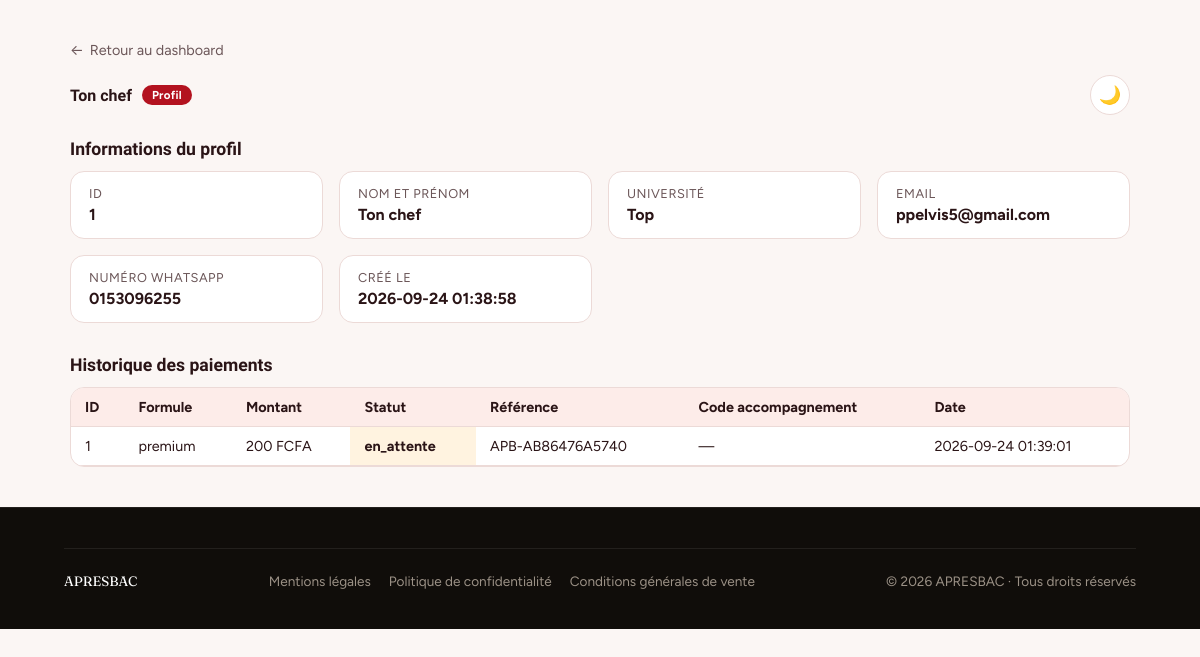
The app's page /admin/profil.php?id=1 (signed in) with its own data.
### tables this page shows
CREATE TABLE `profils_accompagnement` (
  `id` int NOT NULL AUTO_INCREMENT,
  `guest_token` varchar(255) DEFAULT NULL,
  `nom_complet` varchar(191) NOT NULL DEFAULT '',
  `universite` varchar(191) DEFAULT NULL,
  `email` varchar(255) DEFAULT NULL,
  `numero_whatsapp` varchar(20) DEFAULT NULL,
  `created_at` timestamp NULL DEFAULT CURRENT_TIMESTAMP,
  PRIMARY KEY (`id`),
  KEY `idx_guest_token` (`guest_token`)
);

CREATE TABLE `paiements` (
  `id` int NOT NULL AUTO_INCREMENT,
  `guest_token` varchar(255) DEFAULT NULL,
  `formule_id` int DEFAULT NULL,
  `montant` int NOT NULL,
  `statut` enum('en_attente','reussi','echoue','annule') NOT NULL DEFAULT 'en_attente',
  `reference` varchar(100) NOT NULL,
  `saspay_session_id` varchar(64) DEFAULT NULL,
  `code_accompagnement` varchar(20) DEFAULT NULL,
  `pdf_genere` tinyint(1) NOT NULL DEFAULT '0',
  `pdf_path` varchar(255) DEFAULT NULL,
  `created_at` timestamp NULL DEFAULT CURRENT_TIMESTAMP,
  `updated_at` timestamp NULL DEFAULT CURRENT_TIMESTAMP ON UPDATE CURRENT_TIMESTAMP,
  PRIMARY KEY (`id`),
  UNIQUE KEY `reference` (`reference`),
  UNIQUE KEY `uniq_code_accompagnement` (`code_accompagnement`),
  KEY `fk_paiements_formule` (`formule_id`),
  KEY `idx_guest_token` (`guest_token`),
  KEY `idx_paiements_reference` (`reference`),
  KEY `idx_paiements_saspay_session` (`saspay_session_id`),
  CONSTRAINT `fk_paiements_formule` FOREIGN KEY (`formule_id`) REFERENCES `formules` (`id`)
);

CREATE TABLE `formules` (
  `id` int NOT NULL AUTO_INCREMENT,
  `code` enum('premium','vip','gold') NOT NULL,
  `nom` varchar(50) NOT NULL,
  `prix` int NOT NULL,
  `avantages` json NOT NULL,
  `places_totales` int NOT NULL,
  `places_restantes` int NOT NULL,
  `actif` tinyint(1) NOT NULL DEFAULT '1',
  PRIMARY KEY (`id`),
  UNIQUE KEY `code` (`code`)
);

### admin/profil.php (the view, shortened to what this page needs)
<?php
$profilId = (int) ($_GET['id'] ?? 0);
$pdo = Database::getConnection();
$stmt = $pdo->prepare('SELECT * FROM profils_accompagnement WHERE id = ?');
$stmt->execute([$profilId]);
$profil = $stmt->fetch();
$stmtPaiements = $pdo->prepare('
    SELECT p.*, f.nom AS formule_nom
    FROM paiements p
    JOIN formules f ON f.id = p.formule_id
    WHERE p.guest_token = ?
    ORDER BY p.created_at DESC
');
$stmtPaiements->execute([$profil['guest_token']]);
$paiements = $stmtPaiements->fetchAll();
$labels = [
    'id' => 'ID',
    'nom_complet' => 'Nom et prénom',
    'universite' => 'Université',
    'email' => 'Email',
    'numero_whatsapp' => 'Numéro WhatsApp',
    'created_at' => 'Créé le',
];
require_once __DIR__ . '/../includes/header.php';
?>
<div class="admin-wrap">
    <a href="/admin/dashboard.php" class="admin-retour">
        <span aria-hidden="true">←</span> Retour au dashboard
    </a>
    <div class="admin-header">
        <p class="admin-brand"><?= htmlspecialchars(trim($profil['nom_complet'])) ?> <span class="admin-brand-tag">Profil</span></p>
        <div class="admin-nav">
            <button type="button" class="theme-toggle" id="themeToggle" title="Changer de thème">🌙</button>
        </div>
    </div>
    <p class="admin-section-title">Informations du profil</p>
    <div class="admin-detail-grid">
        <?php foreach ($labels as $champ => $label): ?>
            <div class="admin-detail-item">
                <p class="admin-detail-label"><?= htmlspecialchars($label) ?></p>
                <p class="admin-detail-value">
                    <?php
                        $valeur = $profil[$champ] ?? null;
                        echo ($valeur === null || $valeur === '') ? '—' : htmlspecialchars((string) $valeur);
                    ?>
                </p>
            </div>
        <?php endforeach; ?>
    </div>
    <p class="admin-section-title">Historique des paiements</p>
    <div class="admin-table-wrap">
        <table class="admin-table">
            <thead>
                <tr><th>ID</th><th>Formule</th><th>Montant</th><th>Statut</th><th>Référence</th><th>Code accompagnement</th><th>Date</th></tr>
            </thead>
            <tbody>
                <?php if (empty($paiements)): ?>
                <tr><td colspan="7">Aucun paiement pour ce profil.</td></tr>
                <?php else: ?>
                    <?php foreach ($paiements as $p): ?>
                    <tr>
                        <td><?= $p['id'] ?></td>
                        <td><?= htmlspecialchars($p['formule_nom']) ?></td>
                        <td><?= number_format((float) $p['montant'], 0, ',', ' ') ?> FCFA</td>
                        <td class="statut-<?= htmlspecialchars($p['statut']) ?>"><?= htmlspecialchars($p['statut']) ?></td>
                        <td><?= htmlspecialchars($p['reference']) ?></td>
                        <td><?= htmlspecialchars($p['code_accompagnement'] ?? '—') ?></td>
                        <td><?= htmlspecialchars($p['created_at']) ?></td>
                    </tr>
                    <?php endforeach; ?>
                <?php endif; ?>
            </tbody>
        </table>
    </div>
</div>
<?php require_once __DIR__ . '/../includes/footer.php'; ?>

### assets/css/style.css (style rules this page uses)
:root { --ink: #100D0A; --ink-soft: #2B2620; --paper: #FAF7F2; --card: #FFFFFF; --line: #EAE3D8; --accent: #E8531F; --accent-dark: #C13F12; --accent-soft: #FDE7DA; --gold: #D9A441; --text-dark: #171310; --text-soft: #6B6055; --white: #FFFFFF; --font-display: 'Fraunces', serif; --font-body: 'Manrope', sans-serif; --radius-lg: 20px; --radius-md: 14px; --radius-pill: 100px; --shadow-card: 0 16px 32px -18px rgba(16, 13, 10, 0.25); --shadow-btn: 0 10px 22px -8px rgba(232, 83, 31, 0.55); }
* { box-sizing: border-box; }
html { scroll-behavior: smooth; }
body { margin: 0; font-family: var(--font-body); color: var(--text-dark); background: var(--paper); -webkit-font-smoothing: antialiased; }
p { margin: 0; }
a { text-decoration: none; color: inherit; }
.statut-en_attente { background: #FFF3E0; color: #E65100; }

### includes/admin-theme.php (style rules this page uses)
:root { --admin-bg: #fbf6f4; --admin-card-bg: #ffffff; --admin-border: #ecdad7; --admin-text: #2a1416; --admin-text-muted: #6b5658; --admin-th-bg: #fdece9; --admin-row-hover: #fff5f3; --admin-erreur-bg: #fbe3e0; --admin-erreur-text: #5c0a14; --admin-succes-bg: #e9f5ec; --admin-succes-text: #1c6b3a; --admin-accent: #b3121f; --admin-accent-deep: #5c0a14; --admin-accent-on: #f4b41a; --admin-display: 'Bricolage Grotesque', 'Figtree', system-ui, sans-serif; }
body { background: var(--admin-bg); color: var(--admin-text); font-family: 'Figtree', system-ui, -apple-system, 'Segoe UI', Roboto, sans-serif; transition: background .2s ease, color .2s ease; }
.admin-wrap { max-width: 1100px; margin: 40px auto; padding: 0 20px; }
.admin-header { display: flex; flex-wrap: wrap; justify-content: space-between; align-items: center; gap: 16px; margin-bottom: 24px; }
.admin-brand { display: flex; align-items: center; gap: 10px; font-family: var(--admin-display); font-weight: 800; color: var(--admin-text); }
.admin-brand-tag { padding: 3px 10px; border-radius: 999px; background: var(--admin-accent); color: #fff; font-family: 'Figtree', system-ui, sans-serif; font-size: 0.72rem; font-weight: 700; letter-spacing: 0.02em; }
.admin-table-wrap { background: var(--admin-card-bg); border: 1px solid var(--admin-border); border-radius: 14px; overflow-x: auto; margin-bottom: 32px; -webkit-overflow-scrolling: touch; }
.admin-table { width: 100%; border-collapse: collapse; font-size: 0.9rem; }
.admin-table th, .admin-table td { padding: 10px 14px; text-align: left; border-bottom: 1px solid var(--admin-border); white-space: nowrap; color: var(--admin-text); }
.admin-table th { background: var(--admin-th-bg); font-weight: 700; }
.statut-en_attente { color: var(--admin-accent-on); font-weight: 700; }
.admin-section-title { font-family: var(--admin-display); font-size: 1.1rem; margin-bottom: 12px; font-weight: 800; color: var(--admin-text); }
.admin-nav { display: flex; flex-wrap: wrap; gap: 10px; align-items: center; }
.theme-toggle { display: inline-flex; align-items: center; justify-content: center; width: 40px; height: 40px; border-radius: 999px; border: 1px solid var(--admin-border); background: var(--admin-card-bg); color: var(--admin-text); cursor: pointer; font-size: 18px; line-height: 1; padding: 0; }
.admin-detail-grid { display: grid; grid-template-columns: repeat(auto-fill, minmax(220px, 1fr)); gap: 16px; margin-bottom: 32px; }
.admin-detail-item { background: var(--admin-card-bg); border: 1px solid var(--admin-border); border-radius: 14px; padding: 14px 18px; }
.admin-detail-label { font-size: 0.8rem; color: var(--admin-text-muted); margin: 0 0 4px; text-transform: uppercase; letter-spacing: .04em; }
.admin-detail-value { font-size: 1rem; font-weight: 700; color: var(--admin-text); word-break: break-word; }
.admin-retour { display: inline-flex; align-items: center; gap: 6px; color: var(--admin-text-muted); text-decoration: none; margin-bottom: 16px; font-size: 0.9rem; }

### records on screen
profils_accompagnement: nom_complet "Ton chef", id "1", universite "Top", email "ppelvis5@gmail.com", numero_whatsapp "0153096255", created_at "2026-09-24 01:38:58"
paiements: id "1", formule.nom "premium", montant "200", statut "en_attente", reference "APB-AB86476A5740", code_accompagnement "—", created_at "2026-09-24 01:39:01"

### other values on screen
$label "ID"
$label "NOM ET PRÉNOM"
$label "UNIVERSITÉ"
$label "EMAIL"
$label "NUMÉRO WHATSAPP"
$label "CRÉÉ LE"
